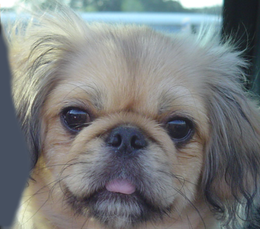
%> input picture cs484_cv/hw2/data/dog.bmp, 260 x 229 px, shrunk from 410 x 361 before the run
$ octave --eval "proj1;"   (GNU Octave 9; MATLAB toolbox functions it lacks are replaced by stand-ins)
%> lines starting %> are read from the running program, lines starting %| are printed output that depends on the picture
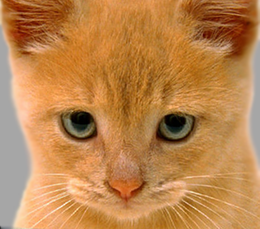
%> input picture cs484_cv/hw2/data/cat.bmp, 260 x 229 px, shrunk from 410 x 361 before the run
### 18Fall/cs484_cv/hw2/code/my_imfilter.m
function output = my_imfilter(image, filter)
% This function is intended to behave like the built in function imfilter()
% when operating in convolution mode. See 'help imfilter'.
% While "correlation" and "convolution" are both called filtering,
% there is a difference. From 'help filter2':
%    2-D correlation is related to 2-D convolution by a 180 degree rotation
%    of the filter matrix.

% Your function should meet the requirements laid out on the project webpage.

% Boundary handling can be tricky as the filter can't be centered on pixels
% at the image boundary without parts of the filter being out of bounds. If
% we look at 'help imfilter', we see that there are several options to deal
% with boundaries.
% Please recreate the default behavior of imfilter:
% to pad the input image with zeros, and return a filtered image which matches
% the input image resolution.
% A better approach is to mirror or reflect the image content in the padding.

% Uncomment to call imfilter to see the desired behavior.
% output = imfilter(image, filter, 'conv');

%%%%%%%%%%%%%%%%
% Your code here
%%%%%%%%%%%%%%%%
filter_size = size(filter);
if mod(filter_size(1),2) == 1
    ft_size = fix(size(filter)/2);
    im_size = size(image);
%> im_size = [229 260 3]
    B = zeros([ft_size(1)*2 + im_size(1) ft_size(2)*2 + im_size(2) 3]);

    for k = 1:3
        for i = 1:im_size(1)
            for j = 1:im_size(2)
                B(i+ft_size(1), j+ft_size(2), k) = image(i,j,k);
            end
        end
    end
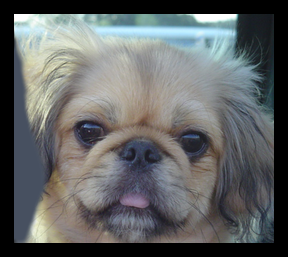
%> B: size 257x288x3 double; mean R, G, B 0.382, 0.393, 0.394

    C = zeros(im_size);
    disp(size(image));
%|    229   260     3
    disp(size(B));
%|    257   288     3
    disp(size(C));
%|    229   260     3
    filter_f = flipud(fliplr(filter));
    for k = 1:3
        for i = 1:im_size(1)
            for j = 1:im_size(2)
                C(i,j,k) = sum(sum(B(i:i+2*ft_size(1):i,j:j+2*ft_size(2),k).*filter_f));
            end
        end
    end
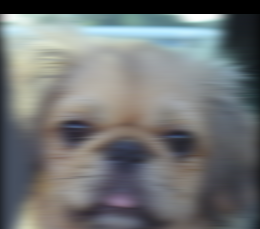
%> C: size 229x260x3 double; mean R, G, B 0.443, 0.455, 0.457

    output = C;
else
    output = 'Error, put odd size filter';
end

### 18Fall/cs484_cv/hw2/code/gen_hybrid_image.m
function [hybrid_image,low_frequencies,high_frequencies] = gen_hybrid_image( image1, image2, cutoff_frequency )
% Inputs:
% - image1 -> The image from which to take the low frequencies.
% - image2 -> The image from which to take the high frequencies.
% - cutoff_frequency -> The standard deviation, in pixels, of the Gaussian
%                       blur that will remove high frequencies.
%
% Task:
% - Use my_imfilter to create 'low_frequencies' and 'high_frequencies'.
% - Combine them to create 'hybrid_image'.

%%%%%%%%%%%%%%%%%%%%%%%%%%%%%%%%%%%%%%%%%%%%%%%%%%%%%%%%%%%%%%%%%%%%%%%%
% Remove the high frequencies from image1 by blurring it. The amount of
% blur that works best will vary with different image pairs
%%%%%%%%%%%%%%%%%%%%%%%%%%%%%%%%%%%%%%%%%%%%%%%%%%%%%%%%%%%%%%%%%%%%%%%%
filter = fspecial('Gaussian', cutoff_frequency*4+1, cutoff_frequency);
low_frequencies = [my_imfilter(image1, filter)];

%%%%%%%%%%%%%%%%%%%%%%%%%%%%%%%%%%%%%%%%%%%%%%%%%%%%%%%%%%%%%%%%%%%%%%%%
% Remove the low frequencies from image2. The easiest way to do this is to
% subtract a blurred version of image2 from the original version of image2.
% This will give you an image centered at zero with negative values.
%%%%%%%%%%%%%%%%%%%%%%%%%%%%%%%%%%%%%%%%%%%%%%%%%%%%%%%%%%%%%%%%%%%%%%%%
high_frequencies = [image2 - my_imfilter(image2, filter)];
%> after the loop in my_imfilter (call 2), `for k = 1:3`:
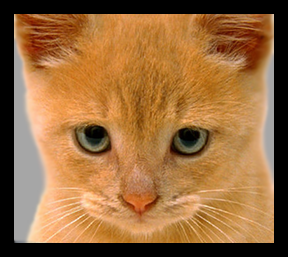
%> B: size 257x288x3 double; mean R, G, B 0.594, 0.418, 0.243
%|    229   260     3
%|    257   288     3
%|    229   260     3
%> after the loop in my_imfilter (call 2), `for k = 1:3`:
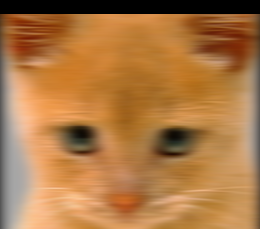
%> C: size 229x260x3 double; mean R, G, B 0.676, 0.472, 0.271

%%%%%%%%%%%%%%%%%%%%%%%%%%%%%%%%%%%%%%%%%%%%%%%%%%%%%%%%%%%%%%%%%%%%%%%%
% Combine the high frequencies and low frequencies
%%%%%%%%%%%%%%%%%%%%%%%%%%%%%%%%%%%%%%%%%%%%%%%%%%%%%%%%%%%%%%%%%%%%%%%%
hybrid_image = [low_frequencies + high_frequencies];

### 18Fall/cs484_cv/hw2/code/vis_hybrid_image.m
function output = vis_hybrid_image(hybrid_image)
% Visualize a hybrid image by progressively downsampling the image and
% concatenating all of the images together.
%
% Written by James Hays

scales = 5; %how many downsampled versions to create
scale_factor = 0.5; %how much to downsample each time
padding = 5; %how many pixels to pad.

original_height = size(hybrid_image,1);
%> original_height = 229
num_colors = size(hybrid_image,3); %counting how many color channels the input has
%> num_colors = 3
output = hybrid_image;
cur_image = hybrid_image;

for i = 2:scales
    %add padding
    output = cat(2, output, ones(original_height, padding, num_colors));

    %dowsample image;
    cur_image = imresize(cur_image, scale_factor, 'bilinear');
    %pad the top and append to the output
    tmp = cat(1,ones(original_height - size(cur_image,1), size(cur_image,2), num_colors), cur_image);
    output = cat(2, output, tmp);
end
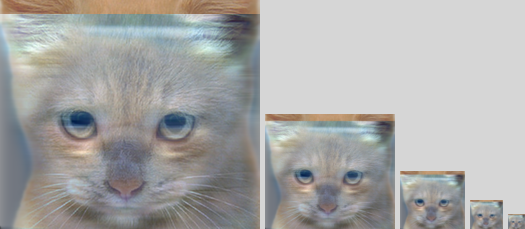
%> output: size 229x525x3 single; mean R, G, B 0.673, 0.671, 0.662; drawn with min black and max white

### 18Fall/cs484_cv/hw2/code/hw2.m
function proj1()

% Before trying to construct hybrid images, it is suggested that you
% implement my_imfilter.m and then debug it using proj1_test_filtering.m

% Debugging tip: You can split your MATLAB code into cells using "%%"
% comments. The cell containing the cursor has a light yellow background,
% and you can press Ctrl+Enter to run just the code in that cell. This is
% useful when projects get more complex and slow to rerun from scratch

%% Setup
% Read images and convert to floating point format
image1 = im2single(imread('../data/dog.bmp'));
image2 = im2single(imread('../data/cat.bmp'));

% For your write up, there are several additional test cases in 'data'.
% Feel free to make your own, too (you'll need to align the images in a
% photo editor such as Photoshop).
% The hybrid images will differ depending on which image you
% assign as image1 (which will provide the low frequencies) and which image
% you asign as image2 (which will provide the high frequencies)

%% Hybrid Image Construction
% cutoff_frequency is the standard deviation, in pixels, of the Gaussian
% blur that will remove high frequencies. You may tune this per image pair
% to achieve better results.
%
cutoff_frequency = 7;
[hybrid_image,low_frequencies,high_frequencies] = gen_hybrid_image( image1, image2, cutoff_frequency );

%% Visualize and save outputs
figure(1); imshow(low_frequencies);
figure(2); imshow(high_frequencies + 0.5);
vis = vis_hybrid_image(hybrid_image);
figure(3); imshow(vis);
imwrite(low_frequencies, 'low_frequencies.jpg', 'quality', 95);
imwrite(high_frequencies + 0.5, 'high_frequencies.jpg', 'quality', 95);
imwrite(hybrid_image, 'hybrid_image.jpg', 'quality', 95);
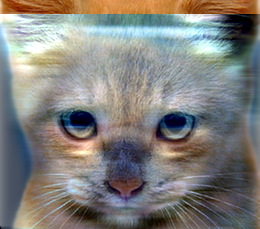
%> saved as hybrid_image.jpg: size 229x260x3 uint8; mean R, G, B 129.4, 128.3, 124.5
imwrite(vis, 'hybrid_image_scales.jpg', 'quality', 95);
